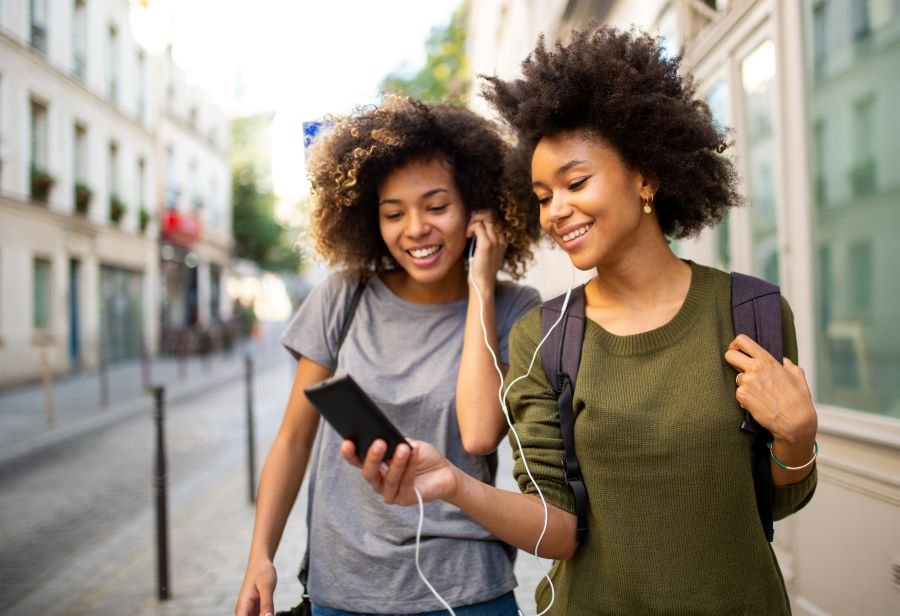
#> input picture Exercices/Data/image_01.jpg, 900 x 616 px
$ python '03_04_Détecter_la_peau.py'
#> lines starting #> are read from the running program, lines starting #| are printed output that depends on the picture; after the words box and inside, x2 and y2 are one past the last pixel; in counts of white or black regions, pixels touching at a corner belong together
import numpy as np
import cv2

img_org = cv2.imread('../../Data/image_01.jpg', 1)
#> img_org is the input picture: shape (616, 900, 3); mean B, G, R 125.8, 138.9, 149.8

img = cv2.GaussianBlur(img_org, (3,3), 0)

hsv = cv2.cvtColor(img, cv2.COLOR_BGR2HSV)
#> hsv: shape (616, 900, 3); mean H, S, V 42.4, 63.6, 152.7
h = hsv[:,:,0]
s = hsv[:,:,1]
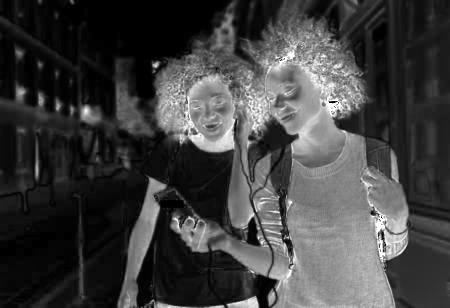
#> s: shape (616, 900) (shown at 1/2 size); min 0, max 255, mean 63.6
v = hsv[:,:,2]
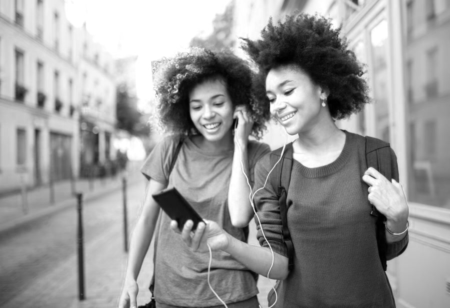
#> v: shape (616, 900) (shown at 1/2 size); min 0, max 255, mean 152.7

H = cv2.resize(h, (0,0), fx=0.5, fy=0.5)
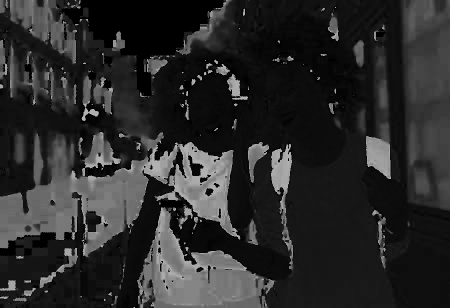
#> H: shape (308, 450); min 0, max 179, mean 42.5
S = cv2.resize(s, (0,0), fx=0.5, fy=0.5)
V = cv2.resize(v, (0,0), fx=0.5, fy=0.5)

# cv2.imshow("Original", img)

hsv_split = np.concatenate((H,S,V), axis=1)
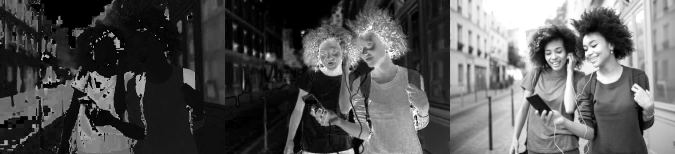
#> hsv_split: shape (308, 1350) (shown at 1/2 size); min 0, max 255, mean 86.4
# cv2.imshow("HSV", hsv_split)


ret, min_s = cv2.threshold(s, 40, 255, cv2.THRESH_BINARY)
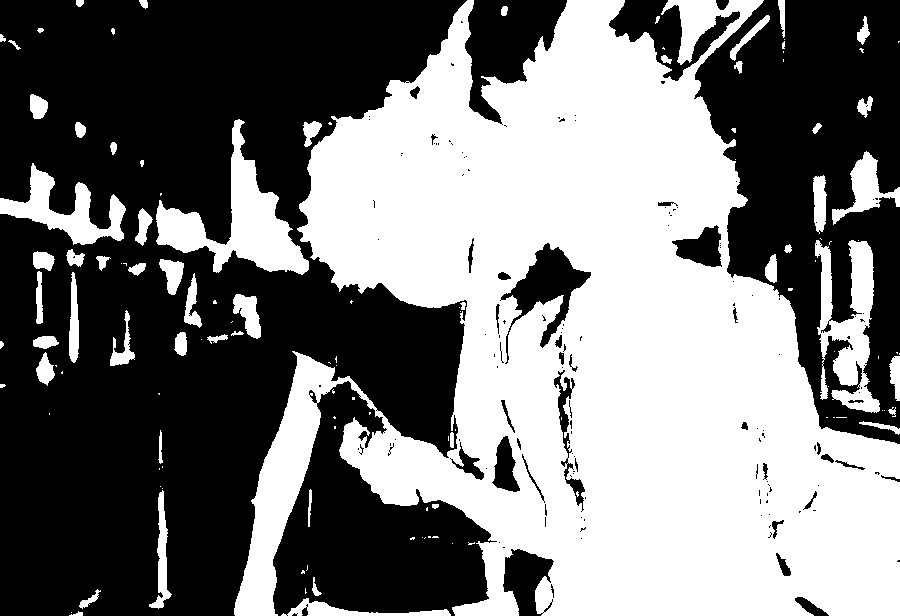
#> min_s: shape (616, 900); 47% white; 126 white regions (67 under 20 px), largest, box (x1, y1, x2, y2) and area: (234, 0, 900, 616) 230018, (156, 119, 309, 275) 7785, (815, 240, 880, 413) 5549
# cv2.imshow("Thresholding S",min_s)

ret, max_h = cv2.threshold(h, 15, 255, cv2.THRESH_BINARY_INV)
#> max_h: shape (616, 900); 38.5% white; 733 white regions (570 under 20 px), largest, box (x1, y1, x2, y2) and area: (183, 0, 900, 616) 142625, (119, 0, 448, 197) 25547, (774, 478, 900, 616) 12569
# cv2.imshow("Hue Filter",max_h)

res = cv2.bitwise_and(min_s,max_h)
#> res: shape (616, 900); 24.8% white; 206 white regions (154 under 20 px), largest, box (x1, y1, x2, y2) and area: (310, 0, 746, 560) 99135, (777, 478, 900, 616) 12238, (723, 277, 900, 492) 9407
# cv2.imshow("Final",res)

res_orig_1 = cv2.bitwise_and(img_org, img_org, mask=res)
# cv2.imshow("Result on Original 1", res_orig_1)

lower_skin = np.array([0, 80, 60], dtype = np.uint8)
upper_skin = np.array([15, 255, 255], dtype = np.uint8)

mask = cv2.inRange(hsv, lower_skin, upper_skin)
#> mask: shape (616, 900); 13.9% white; 118 white regions (83 under 20 px), largest, box (x1, y1, x2, y2) and area: (379, 66, 692, 457) 40175, (235, 354, 333, 616) 8390, (723, 332, 819, 485) 7605

kernel = np.ones((3,3), np.uint8)
mask = cv2.morphologyEx(mask, cv2.MORPH_OPEN, kernel, iterations=1)
#> mask: shape (616, 900); 13.6% white; 63 white regions (17 under 20 px)
# cv2.imshow("mask_skin", mask)

res_orig_2 = cv2.bitwise_and(img_org, img_org, mask=mask)
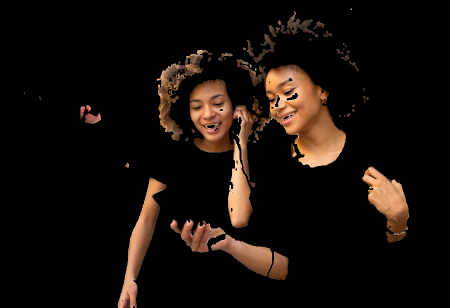
#> res_orig_2: shape (616, 900, 3) (shown at 1/2 size); mean B, G, R 10.4, 14.8, 22.1
# cv2.imshow("Result on Original 2", res_orig_2)

contours, hierarchy = cv2.findContours(mask, cv2.RETR_EXTERNAL, cv2.CHAIN_APPROX_SIMPLE)
#> contours = 62 contours, 28 with area under 20; largest, box (x1, y1, x2, y2) and area: (473, 119, 692, 335) 20302, (379, 158, 517, 457) 17496, (235, 355, 333, 616) 8088, (724, 332, 818, 485) 7397, (314, 100, 425, 281) 5756
res_ctr = img_org.copy()
cv2.drawContours(res_ctr, contours, -1, (0,255,0), 2)
#> res_ctr: shape (616, 900, 3); 4.14% of pixels changed, all inside (x1, y1, x2, y2) = (46, 16, 819, 616)

ratio = 0.58
img_org = cv2.resize(img_org, (0, 0), fx=ratio, fy=ratio)
#> img_org: shape (357, 522, 3)
# res_orig_1 = cv2.resize(res_orig_1, (0, 0), fx=ratio, fy=ratio)
res_orig_2 = cv2.resize(res_orig_2, (0, 0), fx=ratio, fy=ratio)
#> res_orig_2: shape (357, 522, 3)
res_ctr = cv2.resize(res_ctr, (0, 0), fx=ratio, fy=ratio)
#> res_ctr: shape (357, 522, 3)


res_orig = np.concatenate((img_org, res_orig_2, res_ctr), axis=1)
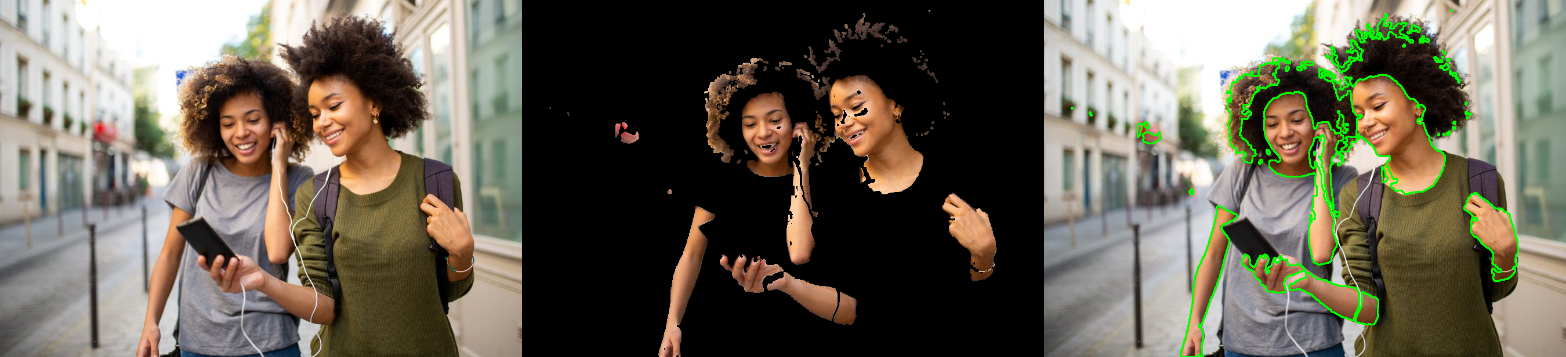
#> res_orig: shape (357, 1566, 3); mean B, G, R 86.3, 99.8, 105.5
cv2.imshow("Result on Original", res_orig)
cv2.moveWindow("Result on Original",0,0)


cv2.waitKey(0)
cv2.destroyAllWindows()

$ run again, with Exercices/Data/image_00.jpg copied over Exercices/Data/image_01.jpg
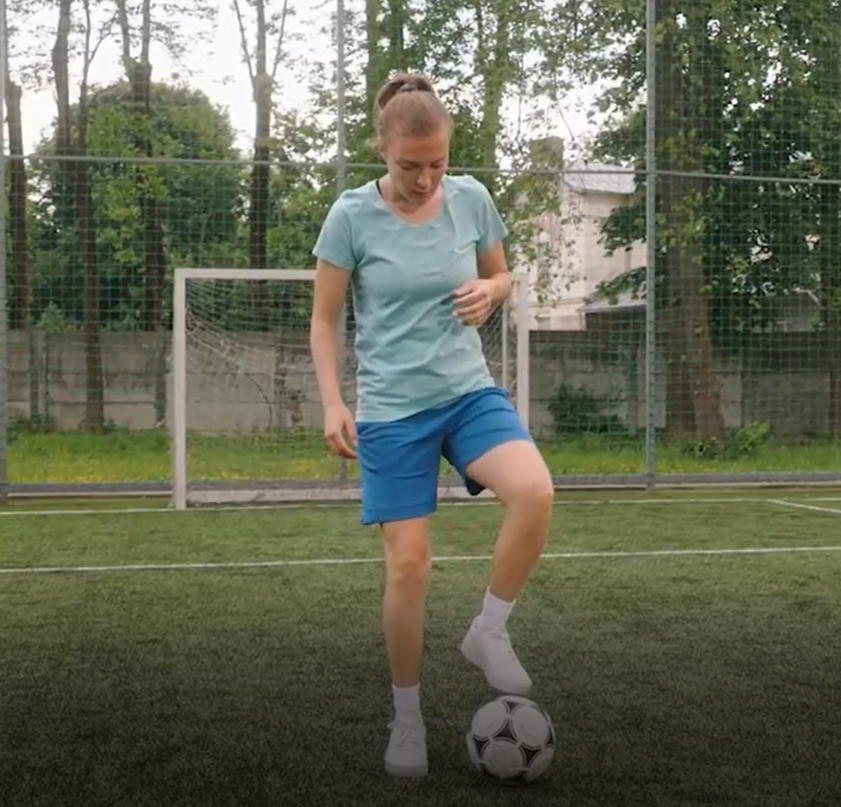
#> input picture Exercices/Data/image_00.jpg, 1682 x 1613 px (shown at 1/2 size)
#> img_org is the input picture: shape (1613, 1682, 3); mean B, G, R 85.4, 103.7, 100.1
#> hsv: shape (1613, 1682, 3); mean H, S, V 40.3, 66.5, 107.4
#> `ret, min_s = cv2.threshold(s, 40, 255, cv2.THRESH_BINARY)`:
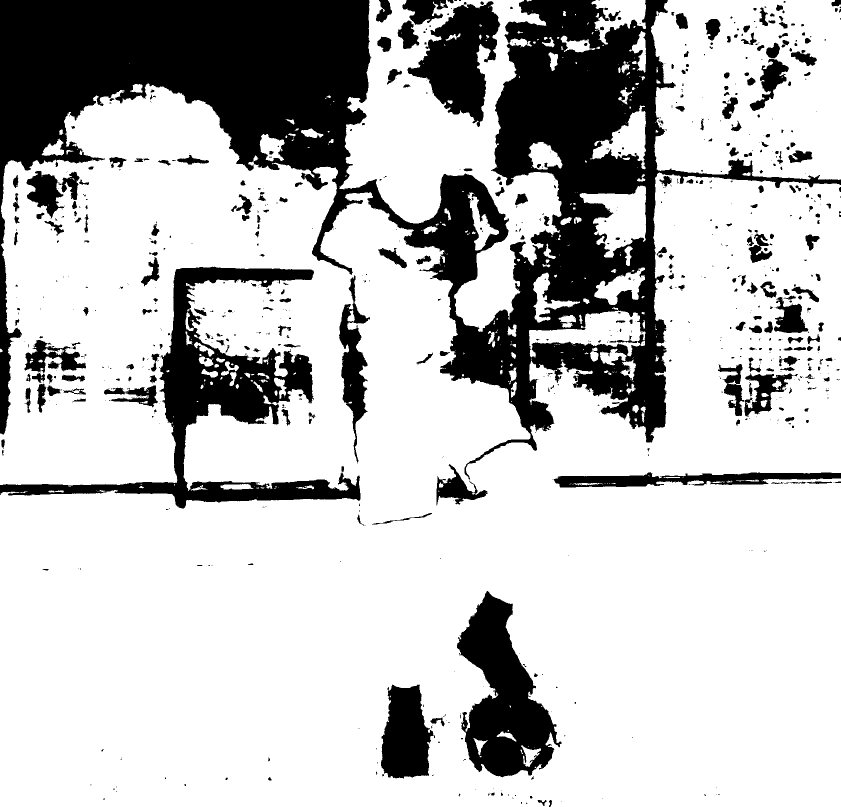
#> min_s: shape (1613, 1682) (shown at 1/2 size); 75.7% white; 857 black regions (565 under 20 px), largest, box (x1, y1, x2, y2) and area: (0, 0, 1682, 961) 430006, (0, 533, 721, 1017) 65932, (914, 1182, 1123, 1555) 39478
#> max_h: shape (1613, 1682); 9.5% white; 457 white regions (341 under 20 px), largest, box (x1, y1, x2, y2) and area: (922, 881, 1111, 1553) 55551, (903, 434, 1258, 693) 36722, (752, 149, 901, 449) 34843
#> res: shape (1613, 1682); 4.7% white; 182 white regions (132 under 20 px), largest, box (x1, y1, x2, y2) and area: (752, 149, 900, 447) 33369, (932, 885, 1111, 1208) 29349, (765, 1033, 859, 1376) 23514
#> contours = 18 contours, 4 with area under 20; largest, box (x1, y1, x2, y2) and area: (758, 200, 895, 440) 23386, (765, 1036, 859, 1369) 22274, (937, 929, 1103, 1201) 20711, (625, 526, 709, 915) 13552, (916, 493, 1022, 649) 7094
#> img_org: shape (936, 976, 3)
#> `res_orig = np.concatenate((img_org, res_orig_2, res_ctr), axis=1)`:
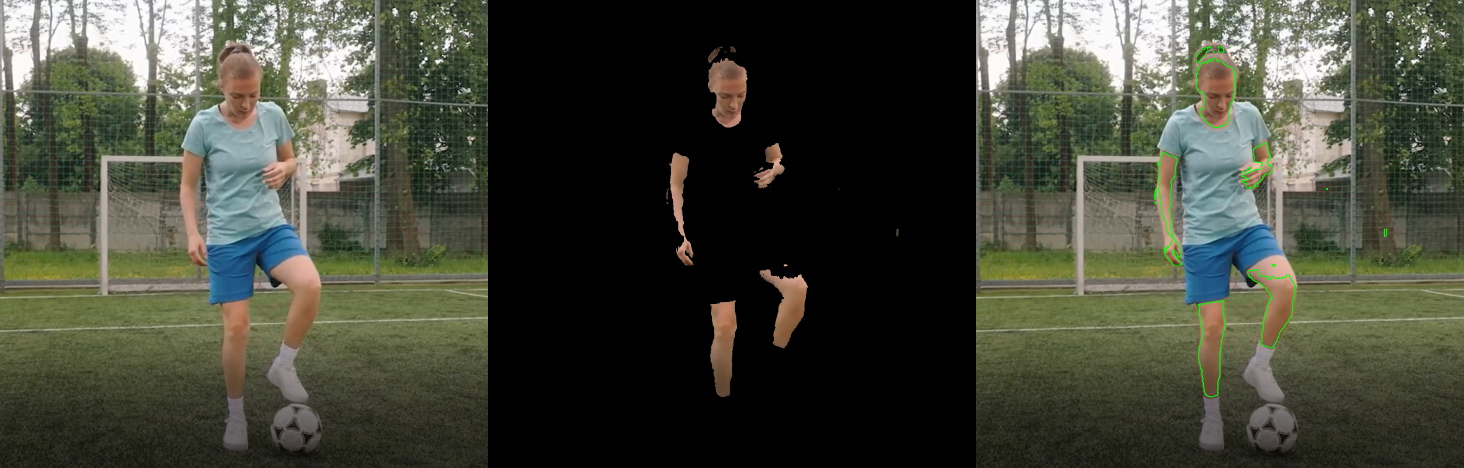
#> res_orig: shape (936, 2928, 3) (shown at 1/2 size); mean B, G, R 57.6, 70.5, 68

$ run again, with Exercices/Data/image_02.jpg copied over Exercices/Data/image_01.jpg
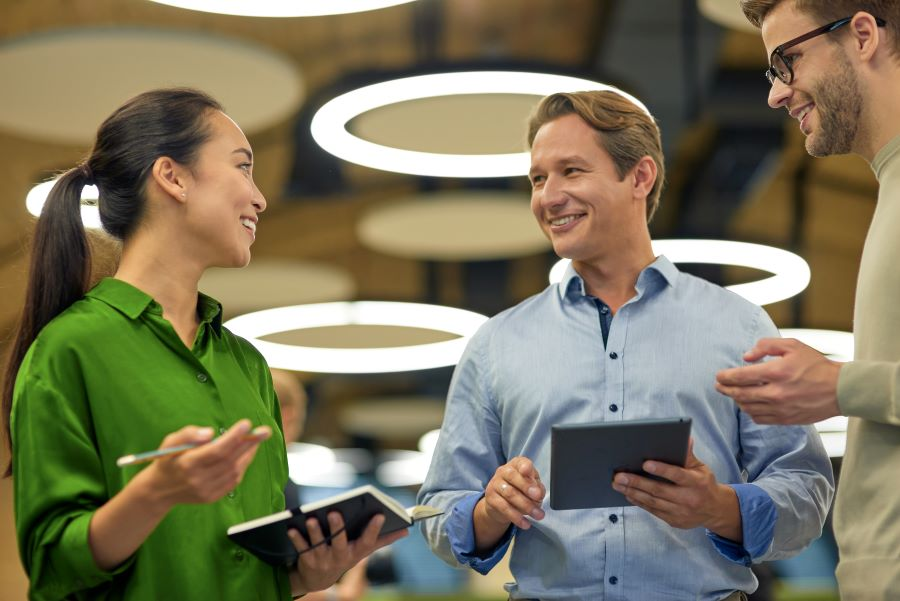
#> input picture Exercices/Data/image_02.jpg, 900 x 601 px
#> img_org is the input picture: shape (601, 900, 3); mean B, G, R 92.5, 117.4, 123.1
#> hsv: shape (601, 900, 3); mean H, S, V 43.4, 97.9, 133.2
#> `ret, min_s = cv2.threshold(s, 40, 255, cv2.THRESH_BINARY)`:
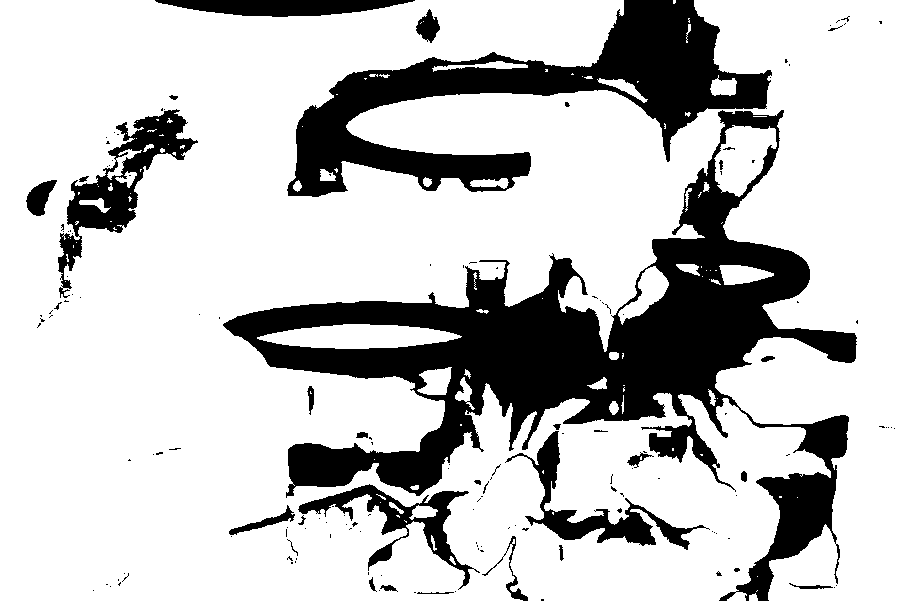
#> min_s: shape (601, 900); 77% white; 157 black regions (125 under 20 px), largest, box (x1, y1, x2, y2) and area: (223, 110, 857, 601) 72792, (287, 0, 772, 197) 30753, (58, 109, 198, 298) 6354
#> max_h: shape (601, 900); 20.4% white; 569 white regions (481 under 20 px), largest, box (x1, y1, x2, y2) and area: (44, 90, 267, 344) 19251, (531, 98, 660, 317) 17516, (737, 0, 900, 157) 17205
#> res: shape (601, 900); 17.3% white; 157 white regions (120 under 20 px), largest, box (x1, y1, x2, y2) and area: (531, 98, 660, 316) 17446, (758, 0, 900, 157) 17081, (132, 90, 267, 344) 16995
#> contours = 63 contours, 30 with area under 20; largest, box (x1, y1, x2, y2) and area: (762, 0, 900, 155) 16586, (531, 108, 660, 314) 16188, (133, 103, 266, 344) 15115, (90, 422, 268, 563) 9068, (717, 339, 842, 423) 7118
#> img_org: shape (349, 522, 3)
#> `res_orig = np.concatenate((img_org, res_orig_2, res_ctr), axis=1)`:
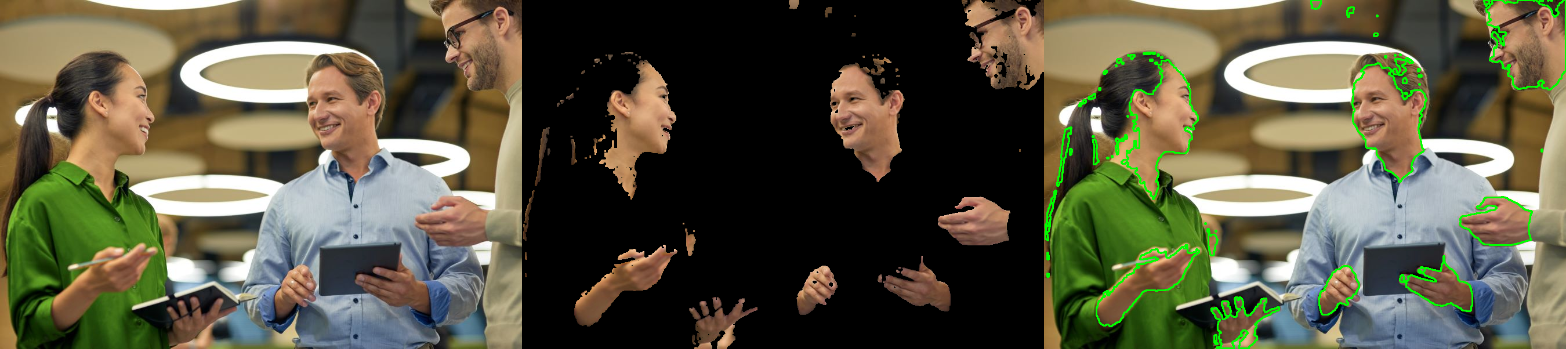
#> res_orig: shape (349, 1566, 3); mean B, G, R 64.8, 85.7, 88.1
